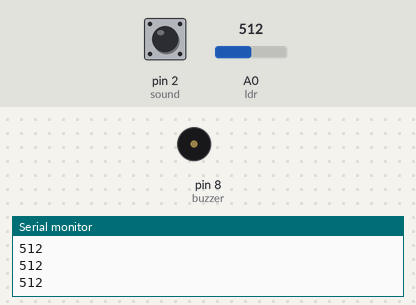
A sketch run on a simulated Arduino Uno, built with avr-gcc and run on an emulated ATmega328P. Shown: buzzer (waves = sounding, pin HIGH), the last lines printed to the serial monitor. The inputs (shaded band) are chosen by the test bench; at power-on: A0 (ldr) = 512, pin 2 (sound) HIGH.

Above: at 1.2 s.
1.3 s: A0 (ldr) set to 42
2.8 s: A0 (ldr) set to 36
At 3.2 s:
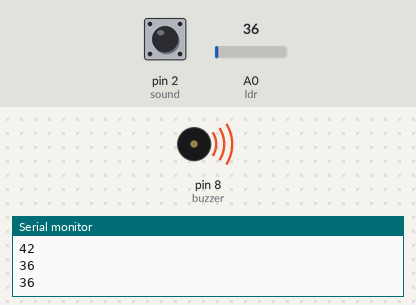
4.3 s: A0 (ldr) set to 122
At 5.6 s:
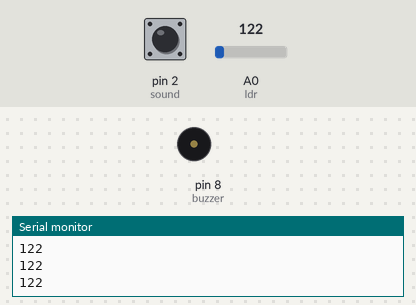
5.9 s: A0 (ldr) set to 30
At 7.0 s:
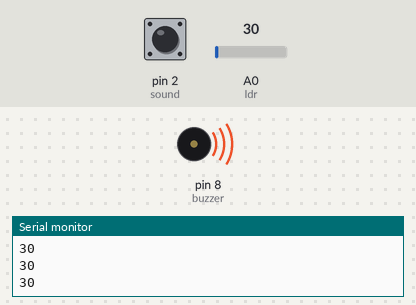
Timing chart, 0 to 8.5 s (numbered marks = the images above; inputs shaded):
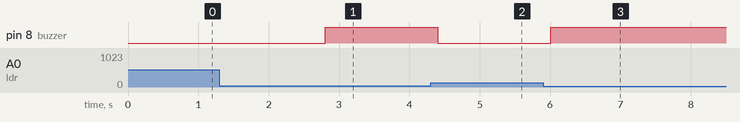

Measured:
- the behaviour switches between 40 and 39 on A0 (ldr) (found by bisection; images 0 and 1)
- after the input at 2.8 s, pin 8 (buzzer): LOW → HIGH at once
- after the input at 4.3 s, pin 8 (buzzer): HIGH → LOW after 0.11 s
- after the input at 5.9 s, pin 8 (buzzer): LOW → HIGH after 0.11 s

The sketch:

G9S14.ino
```cpp
int ldr = A0;
int sound = 2;
int buzzer = 8;

void setup()
{
  pinMode(sound, INPUT);
  pinMode(buzzer, OUTPUT);
  Serial.begin(9600);
}

void loop()
{
  int ldrValue = analogRead(ldr);
  int soundValue = digitalRead(sound);

  Serial.println(ldrValue);

  if(ldrValue < 40 || soundValue == LOW)
  {
    digitalWrite(buzzer, HIGH);
  }
  else
  {
    digitalWrite(buzzer, LOW);
  }

  delay(200);
}
```
